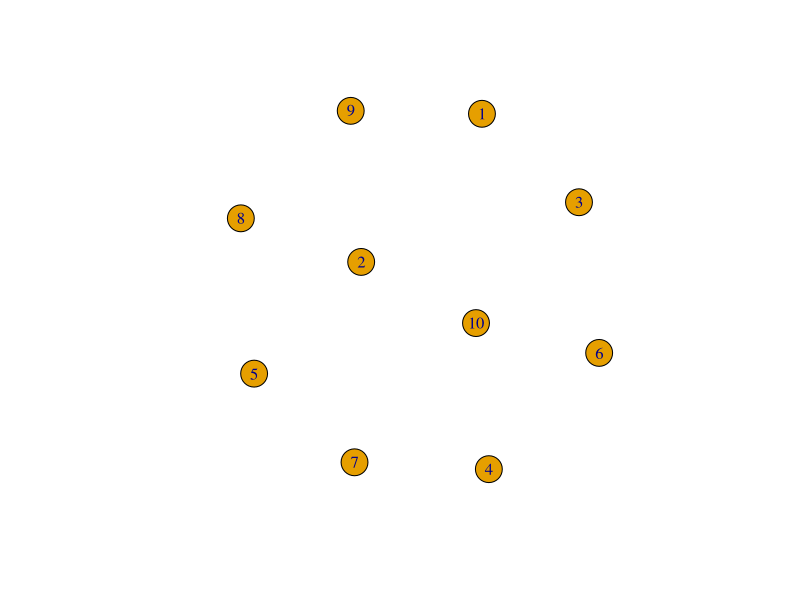
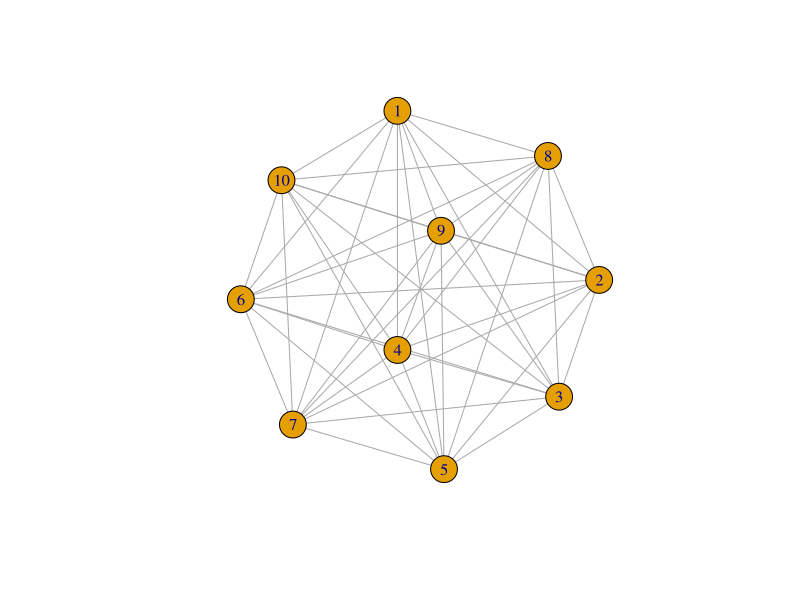
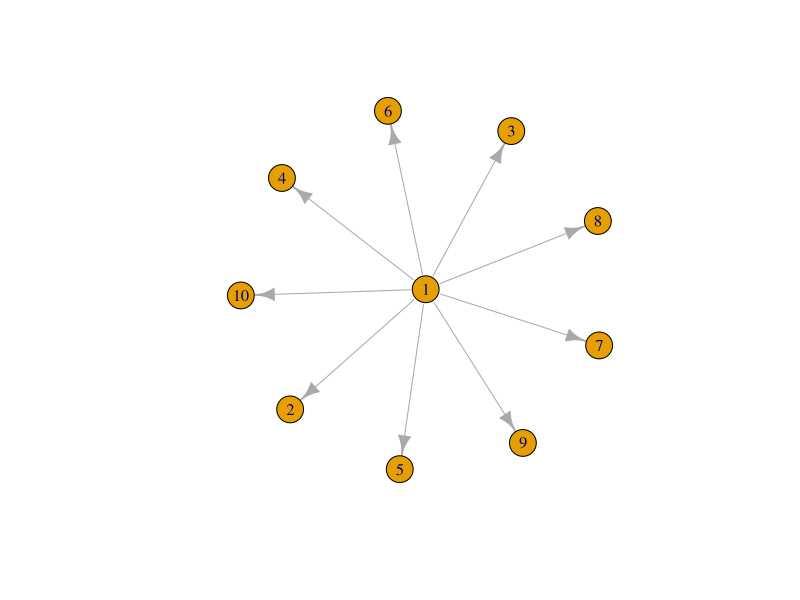
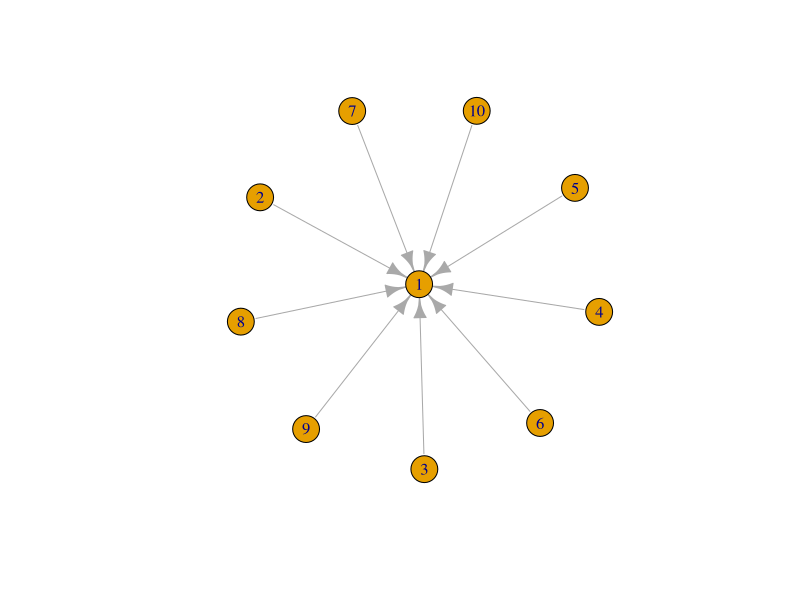
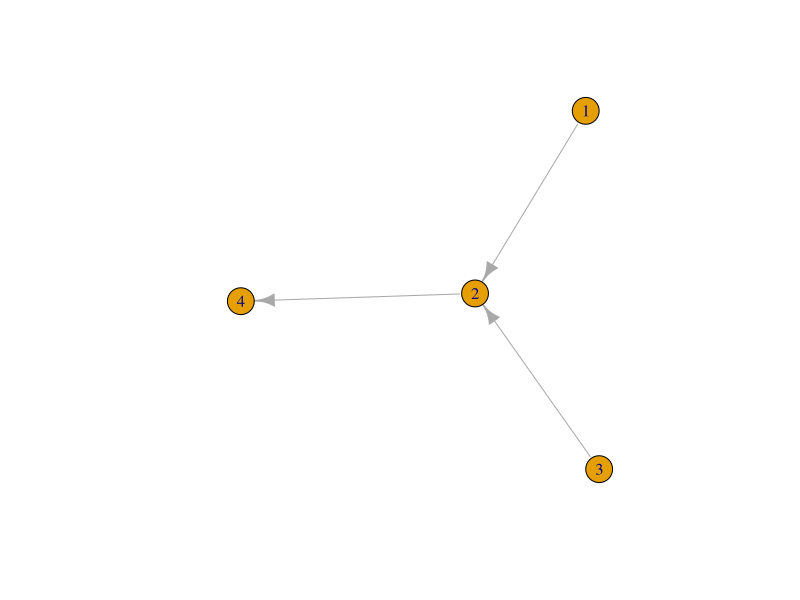
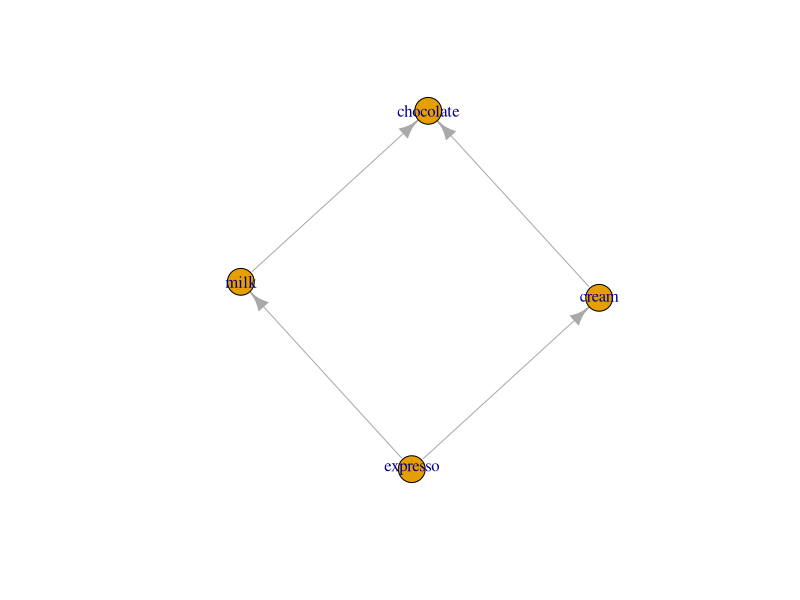
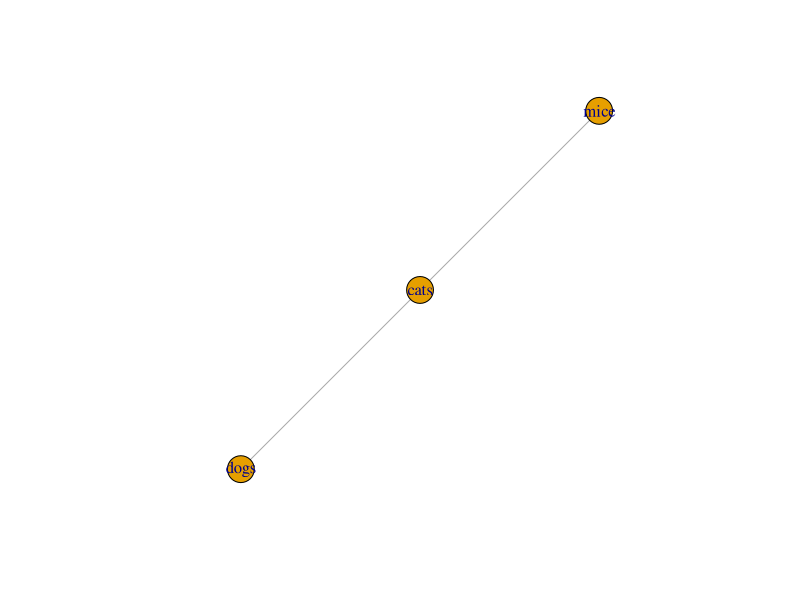
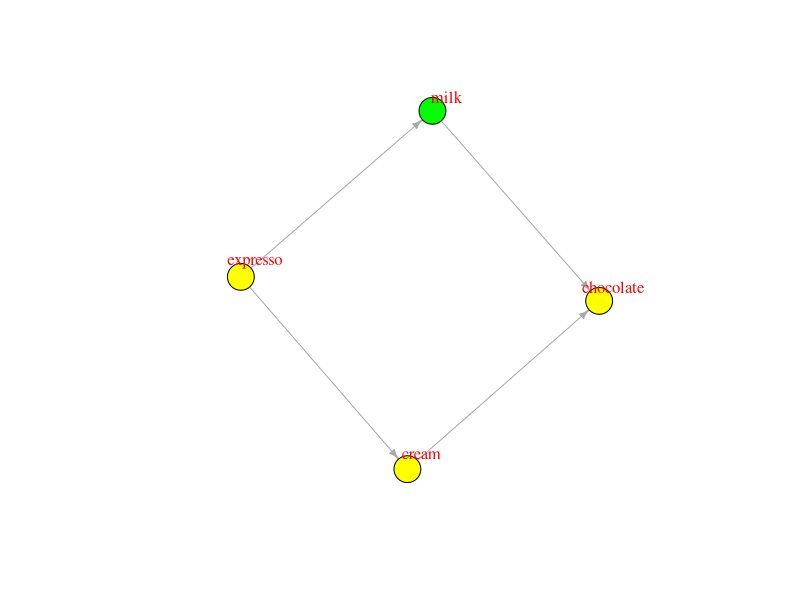

These figures' R source, in order:
## ---- chunk 1
knitr::opts_chunk$set(echo = TRUE,
                      message=FALSE,
                      warning=FALSE)
## ---- chunk 2
#install.packages("igraph")
library(igraph)
## ---- chunk 3
g<-graph.empty(n=10, directed=TRUE)
plot(g)
## ---- chunk 4
g<-graph.full(n=10, directed = FALSE, loops = FALSE)
plot(g)
## ---- chunk 5
g<-graph.star(n=10, mode="out")
plot(g)

g<-graph.star(n=10, mode="in")
plot(g)
## ---- chunk 6
g<-graph.ring(n=10)
## ---- chunk 7
edges <- c(1,2, 3,2, 2,4)
g<-graph(edges, n=max(edges), directed=TRUE)
plot(g)
## ---- chunk 8
g3 <- graph( c("expresso", "milk", "milk", "chocolate", "cream", "chocolate", "expresso", "cream")) # named vertices 
plot(g3)
## ---- chunk 9

plot(graph_from_literal("dogs"---"cats", "cats"---"mice")) # the number of dashes doesn't matter

## ---- chunk 10
E(g3) # The edges of the object

V(g3) # The vertices of the object
## ---- chunk 11
g3[]
## ---- chunk 12
V(g3)$name # automatically generated when we created the network.

V(g3)$calories <- c("high", "medium", "high", "high")
E(g3)$type <- "yumminess" # Edge attribute, assign "yumminess" to all edges
E(g3)$weight <- 10 # Edge weight, setting all existing edges to 10
## ---- chunk 13
edge_attr(g3)
vertex_attr(g3)
graph_attr(g3)
## ---- chunk 14

g3 <- set_graph_attr(g3, "calories", "yumminess")
g3 <- set_graph_attr(g3, "time of day", "time")

graph_attr_names(g3)
graph_attr(g3, "calories")
graph_attr(g3)

## ---- chunk 15
g3 <- delete_graph_attr(g3, "time of day")
graph_attr(g3)
plot(g3, edge.arrow.size=.5, vertex.label.color="red", vertex.label.dist=1.5,
     vertex.color=c("green", "yellow")[1+(V(g3)$calories=="high")] ) 

## ---- chunk 16

g3_simplified <- simplify(g3, remove.multiple = T, remove.loops = F, 
                 edge.attr.comb=list(weight="sum", type="ignore") )
plot(g3_simplified, vertex.label.dist=1.5)
g3_simplified
## ---- chunk 17
plot(g3, edge.arrow.size=.5, vertex.color="gold", vertex.size=15,
vertex.frame.color="gray", vertex.label.color="black",
vertex.label.cex=0.8, vertex.label.dist=2, edge.curved=0.2)

